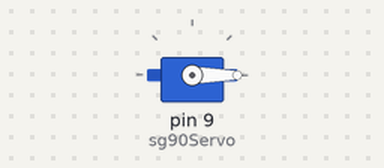
This sketch was run on a simulated Arduino Uno, built with avr-gcc and run on an emulated ATmega328P. On the bench: servo.

Above: at 0.05 s.
At 1.5 s:
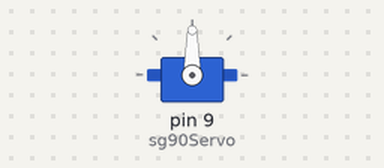
At 3.0 s:
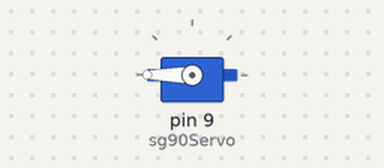
Timing chart, 0 to 6.9 s (numbered marks = the images above):
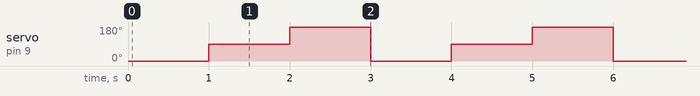

Measured:
- by itself, servo on pin 9 (sg90Servo): repeats every 3.0 s: 180° 1.0 s, 0° 1.0 s, 90° 1.0 s

The sketch:

Servo_Test.ino
```cpp
#include <Servo.h>
Servo sg90Servo;
void setup() {
  sg90Servo.attach(9);
}
void loop() {
  sg90Servo.write(0);// Move to 0 degrees
  delay(1000);
  sg90Servo.write(90); // Move to Center position
  delay(1000);
  sg90Servo.write(180); // Move to 180 degrees
  delay(1000);
}
```
